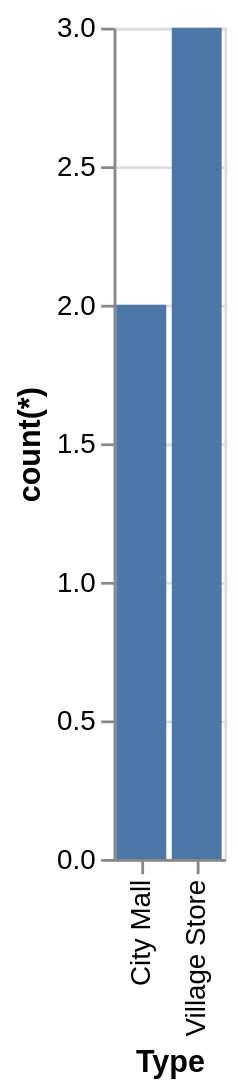

The specification (Vega-Lite) saved for this image:
### Vega-Lite specification from a JSON file in a GitHub repository (floating-point values rounded to 4 significant figures)
{"data": {"values": [{"x_data": "City Mall", "y_data": 2}, {"x_data": "Village Store", "y_data": 3}]}, "mark": "bar", "encoding": {"x": {"field": "x_data", "type": "nominal", "title": "Type", "sort": {"op": "sum", "field": "y_data", "order": "ascending"}}, "y": {"field": "y_data", "type": "quantitative", "title": "count(*)"}}}
